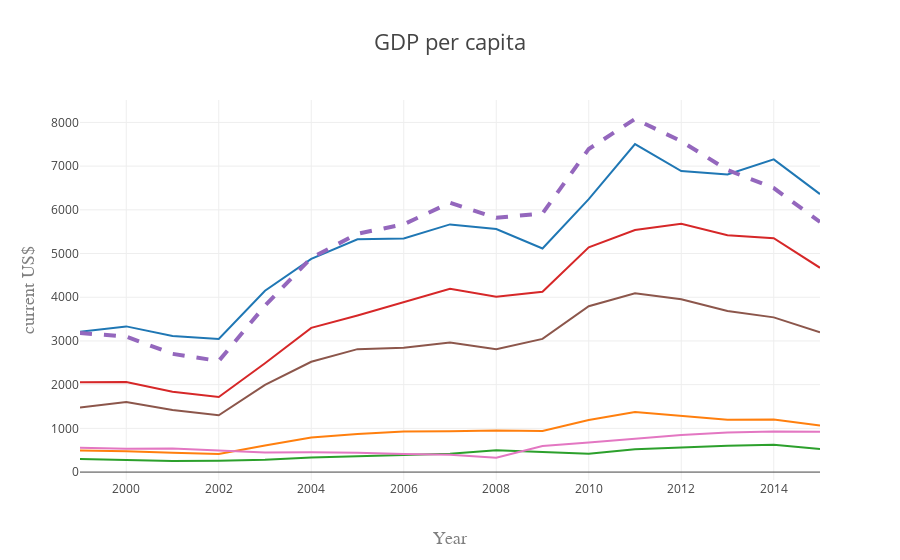

The notebook cell this image was saved under:
### Code cell
# select neighbor countries and visualize
trace1 = go.Scatter(
    x=df.index,
    y=df.Botswana,
    name='Botswana',
    mode = 'lines'
)

trace2 = go.Scatter(
    x=df.index,
    y=df.Lesotho,
    name='Lesotho',
    mode = 'lines'
)

trace3 = go.Scatter(
    x=df.index,
    y=df.Mozambique,
    name='Mozambique',
    mode = 'lines'
)

trace4 = go.Scatter(
    x=df.index,
    y=df.Namibia,
    name='Namibia',
    mode = 'lines'
)

trace5 = go.Scatter(
    x=df.index,
    y=df['South Africa'],
    name='South Africa',
    mode = 'lines',
    line = dict(
        width = 4,
        dash = 'dash')
)

trace6 = go.Scatter(
    x=df.index,
    y=df['Swaziland'],
    name='Swaziland',
    mode = 'lines'
)

trace7 = go.Scatter(
    x=df.index,
    y=df['Zimbabwe'],
    name='Zimbabwe',
    mode = 'lines'
)


data = [trace1, trace2, trace3, trace4, trace5, trace6, trace7]
layout = go.Layout(showlegend=False,
    title='GDP per capita',
    titlefont=dict(
            size=22),
    xaxis=dict(
        title='Year',
        titlefont=dict(
            family='Courier New, monospace',
            size=18,
            color='#7f7f7f'
        )
    ),
    yaxis=dict(
        title='current US$',
        titlefont=dict(
            family='Courier New, monospace',
            size=18,
            color='#7f7f7f'
        )
    )
)

# create figure for offline use
fig = dict( data=data, layout=layout )

# plot inline
iplot(fig, show_link=False)

# save figure offline
myChart = plotly.offline.plot(fig,output_type="div", show_link="False",include_plotlyjs="Flase",link_text="")
with open("images/GDPpercapita.html", "w") as text_file:
    text_file.write(myChart)

### Figure 1 — Plotly figure (JSON) as saved in the notebook; plotly's stock layout.template omitted (floating-point values rounded to 4 significant figures)
{"data": [{"mode": "lines", "name": "Botswana", "type": "scatter", "x": [1999, 2000, 2001, 2002, 2003, 2004, 2005, 2006, 2007, 2008, 2009, 2010, 2011, 2012, 2013, 2014, 2015], "y": [3210.0, 3333.0, 3115.0, 3044.0, 4149.0, 4879.0, 5328.0, 5342.0, 5667.0, 5562.0, 5115.0, 6244.0, 7505.0, 6886.0, 6807.0, 7153.0, 6360.0]}, {"mode": "lines", "name": "Lesotho", "type": "scatter", "x": [1999, 2000, 2001, 2002, 2003, 2004, 2005, 2006, 2007, 2008, 2009, 2010, 2011, 2012, 2013, 2014, 2015], "y": [496.2, 478.0, 441.2, 411.4, 609.8, 790.4, 873.6, 927.7, 933.4, 951.2, 939.5, 1190.0, 1375.0, 1296.0, 1200.0, 1204.0, 1067.0]}, {"mode": "lines", "name": "Mozambique", "type": "scatter", "x": [1999, 2000, 2001, 2002, 2003, 2004, 2005, 2006, 2007, 2008, 2009, 2010, 2011, 2012, 2013, 2014, 2015], "y": [298.3, 274.7, 253.7, 260.0, 280.9, 332.9, 365.6, 382.4, 418.9, 499.9, 461.4, 417.5, 524.9, 564.8, 605.2, 623.2, 529.2]}, {"mode": "lines", "name": "Namibia", "type": "scatter", "x": [1999, 2000, 2001, 2002, 2003, 2004, 2005, 2006, 2007, 2008, 2009, 2010, 2011, 2012, 2013, 2014, 2015], "y": [2056.0, 2059.0, 1837.0, 1717.0, 2490.0, 3299.0, 3582.0, 3885.0, 4196.0, 4011.0, 4124.0, 5143.0, 5540.0, 5680.0, 5418.0, 5349.0, 4674.0]}, {"line": {"dash": "dash", "width": 4}, "mode": "lines", "name": "South Africa", "type": "scatter", "x": [1999, 2000, 2001, 2002, 2003, 2004, 2005, 2006, 2007, 2008, 2009, 2010, 2011, 2012, 2013, 2014, 2015], "y": [3183.0, 3099.0, 2706.0, 2541.0, 3807.0, 4901.0, 5453.0, 5668.0, 6161.0, 5817.0, 5916.0, 7393.0, 8078.0, 7570.0, 6911.0, 6499.0, 5724.0]}, {"mode": "lines", "name": "Swaziland", "type": "scatter", "x": [1999, 2000, 2001, 2002, 2003, 2004, 2005, 2006, 2007, 2008, 2009, 2010, 2011, 2012, 2013, 2014, 2015], "y": [1477.0, 1603.0, 1418.0, 1300.0, 1995.0, 2523.0, 2813.0, 2844.0, 2963.0, 2809.0, 3047.0, 3794.0, 4091.0, 3953.0, 3687.0, 3540.0, 3200.0]}, {"mode": "lines", "name": "Zimbabwe", "type": "scatter", "x": [1999, 2000, 2001, 2002, 2003, 2004, 2005, 2006, 2007, 2008, 2009, 2010, 2011, 2012, 2013, 2014, 2015], "y": [554.2, 535.2, 537.7, 499.7, 448.4, 451.2, 443.2, 414.7, 398.0, 327.2, 594.5, 674.3, 768.6, 850.8, 905.5, 931.2, 924.1]}], "layout": {"showlegend": false, "title": "GDP per capita", "titlefont": {"size": 22}, "xaxis": {"title": "Year", "titlefont": {"color": "#7f7f7f", "family": "Courier New, monospace", "size": 18}}, "yaxis": {"title": "current US$", "titlefont": {"color": "#7f7f7f", "family": "Courier New, monospace", "size": 18}}}}
